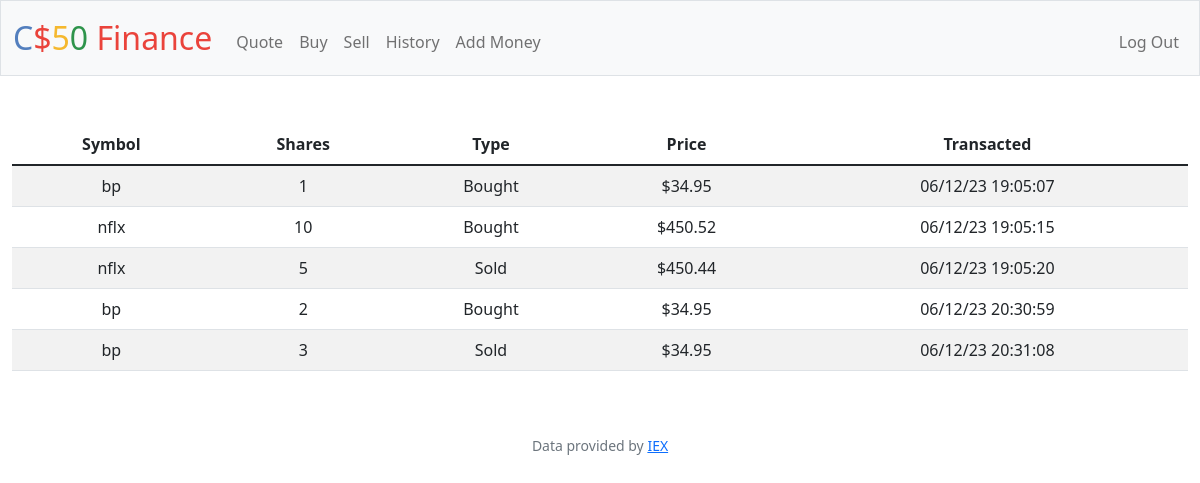
The app's page /history (signed in) with its own data.
### tables this page shows
CREATE TABLE buy (
id INTEGER PRIMARY KEY AUTOINCREMENT NOT NULL,
user_id INTEGER NOT NULL,
name TEXT NOT NULL,
symbol TEXT NOT NULL,
shares INTEGER NOT NULL,
type TEXT NOT NULL,
price FLOAT NOT NULL,
time TEXT NOT NULL,
FOREIGN KEY (user_id) REFERENCES users(id));

### app.py (the view)
@app.route("/history")
@login_required
def history():
    history = db.execute(
        "SELECT symbol, shares, type, price, time FROM buy WHERE user_id = ?",
        session["user_id"],
    )
    return render_template("history.html", history=history)

### app.py (called while the page is built)
@app.after_request
def after_request(response):
    response.headers["Cache-Control"] = "no-cache, no-store, must-revalidate"
    response.headers["Expires"] = 0
    response.headers["Pragma"] = "no-cache"
    return response

### helpers.py (called while the page is built)
def login_required(f):
    @wraps(f)
    def decorated_function(*args, **kwargs):
        if session.get("user_id") is None:
            return redirect("/login")
        return f(*args, **kwargs)
    return decorated_function

def usd(value):
    return f"${value:,.2f}"

### templates/history.html (shortened to what this page needs)
{% extends "layout.html" %}
{% block main %}
    <table action="/history" method="get" class="table table-striped">
        <thead>
            <tr>
                <th>Symbol</th>
                <th>Shares</th>
                <th>Type</th>
                <th>Price</th>
                <th>Transacted</th>
            </tr>
        </thead>
        <tbody>
            {% for dict in history %}
                <tr>
                    <td>{{ dict.symbol }}</td>
                    <td>{{ dict.shares }}</td>
                    <td>{{ dict.type }}</td>
                    <td>{{ dict.price | usd }}</td>
                    <td>{{ dict.time }}</td>
                </tr>
            {% endfor %}
        </tbody>
    </table>
{% endblock %}

### templates/layout.html (shortened to what this page needs)
<!DOCTYPE html>
<html lang="en">
    <head>
        <link href="https://cdn.jsdelivr.net/npm/bootstrap@5.1.3/dist/css/bootstrap.min.css" rel="stylesheet">
        <link href="/static/styles.css" rel="stylesheet">
    </head>
    <body>
        <nav class="bg-light border navbar navbar-expand-md navbar-light">
            <div class="container-fluid">
                <a class="navbar-brand" href="/"><span class="blue">C</span><span class="red">$</span><span class="yellow">5</span><span class="green">0</span> <span class="red">Finance</span></a>
                <div class="collapse navbar-collapse" id="navbar">
                    {% if session["user_id"] %}
                        <ul class="navbar-nav me-auto mt-2">
                            <li class="nav-item"><a class="nav-link" href="/quote">Quote</a></li>
                            <li class="nav-item"><a class="nav-link" href="/buy">Buy</a></li>
                            <li class="nav-item"><a class="nav-link" href="/sell">Sell</a></li>
                            <li class="nav-item"><a class="nav-link" href="/history">History</a></li>
                            <li class="nav-item"><a class="nav-link" href="/money">Add Money</a></li>
                        </ul>
                        <ul class="navbar-nav ms-auto mt-2">
                            <li class="nav-item"><a class="nav-link" href="/logout">Log Out</a></li>
                        </ul>
                    {% else %}
                        <ul class="navbar-nav ms-auto mt-2">
                            <li class="nav-item"><a class="nav-link" href="/register">Register</a></li>
                            <li class="nav-item"><a class="nav-link" href="/login">Log In</a></li>
                        </ul>
                    {% endif %}
                </div>
            </div>
        </nav>
        <main class="container-fluid py-5 text-center">
            {% block main %}{% endblock %}
        </main>
        <footer class="mb-5 small text-center text-muted">
            Data provided by <a href="https://iexcloud.io/">IEX</a>
        </footer>
    </body>
</html>

### static/styles.css (style rules this page uses)
nav .navbar-brand { font-size: xx-large; }
nav .navbar-brand .blue { color: #537fbe; }
nav .navbar-brand .red { color: #ea433b; }
nav .navbar-brand .yellow { color: #f5b82e; }
nav .navbar-brand .green { color: #2e944b; }

### records on screen
buy: symbol "bp", shares "1", type "Bought", price "$34.95", time "06/12/23 19:05:07"
buy: symbol "nflx", shares "10", type "Bought", price "$450.52", time "06/12/23 19:05:15"
buy: symbol "nflx", shares "5", type "Sold", price "$450.44", time "06/12/23 19:05:20"
buy: symbol "bp", shares "2", type "Bought", price "$34.95", time "06/12/23 20:30:59"
buy: symbol "bp", shares "3", type "Sold", price "$34.95", time "06/12/23 20:31:08"
